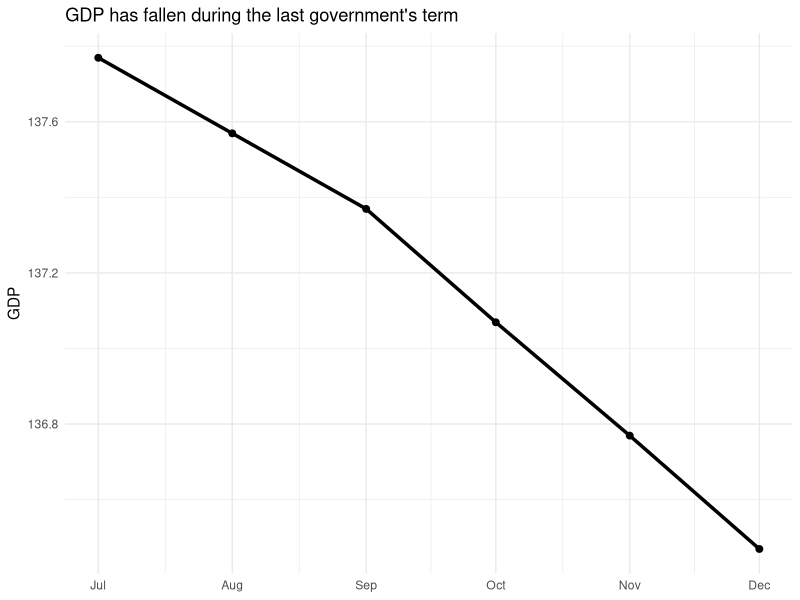
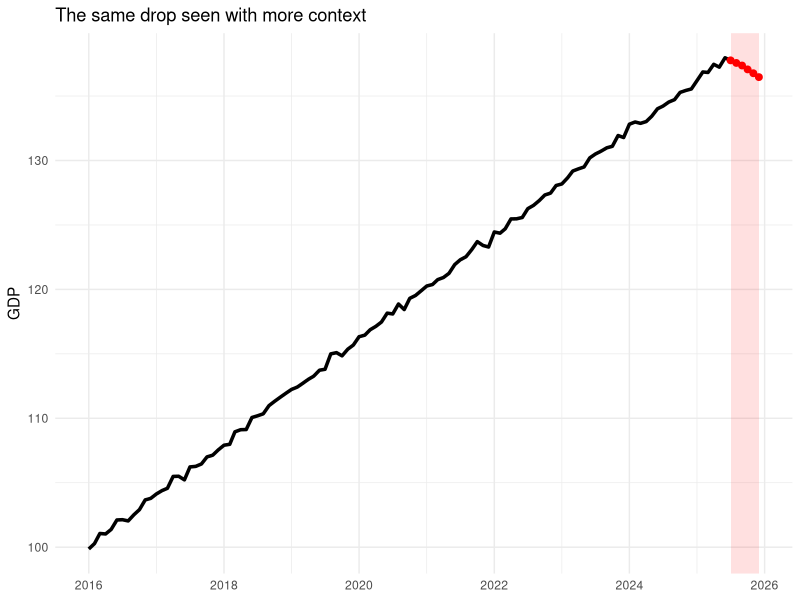

R code for these plots, in order:
## ---- chunk 1
library(tidyverse)

set.seed(123)

data <- tibble(
  date = seq.Date(
    from = as.Date("2016-01-01"),
    by = "month",
    length.out = 120
  )
)

# sustained growth
data$GDP <- seq(100, 140, length.out = 120)

# some noise
data$GDP <- data$GDP + rnorm(120, 0, 0.25)

# drop in the last 6 months
data$GDP[115:120] <- data$GDP[114] + c(-0.2,-0.4,-0.6,-0.9,-1.2,-1.5)

data |>
  slice(115:120) |>
  ggplot(aes(date, GDP)) +
  geom_line(linewidth = 1.2) +
  geom_point(size = 2) +
  labs(
    title = "GDP has fallen during the last government's term",
    x = NULL,
    y = "GDP"
  ) +
  theme_minimal()

## ---- chunk 2
data |>
  ggplot(aes(date, GDP)) +
  geom_line(linewidth = 1.2) +
  geom_point(data = data |> slice(115:120),
             colour = "red",
             size = 2) +
  annotate(
    "rect",
    xmin = data$date[115],
    xmax = data$date[120],
    ymin = -Inf,
    ymax = Inf,
    alpha = .12,
    fill = "red"
  ) +
  labs(
    title = "The same drop seen with more context",
    x = NULL,
    y = "GDP"
  ) +
  theme_minimal()
